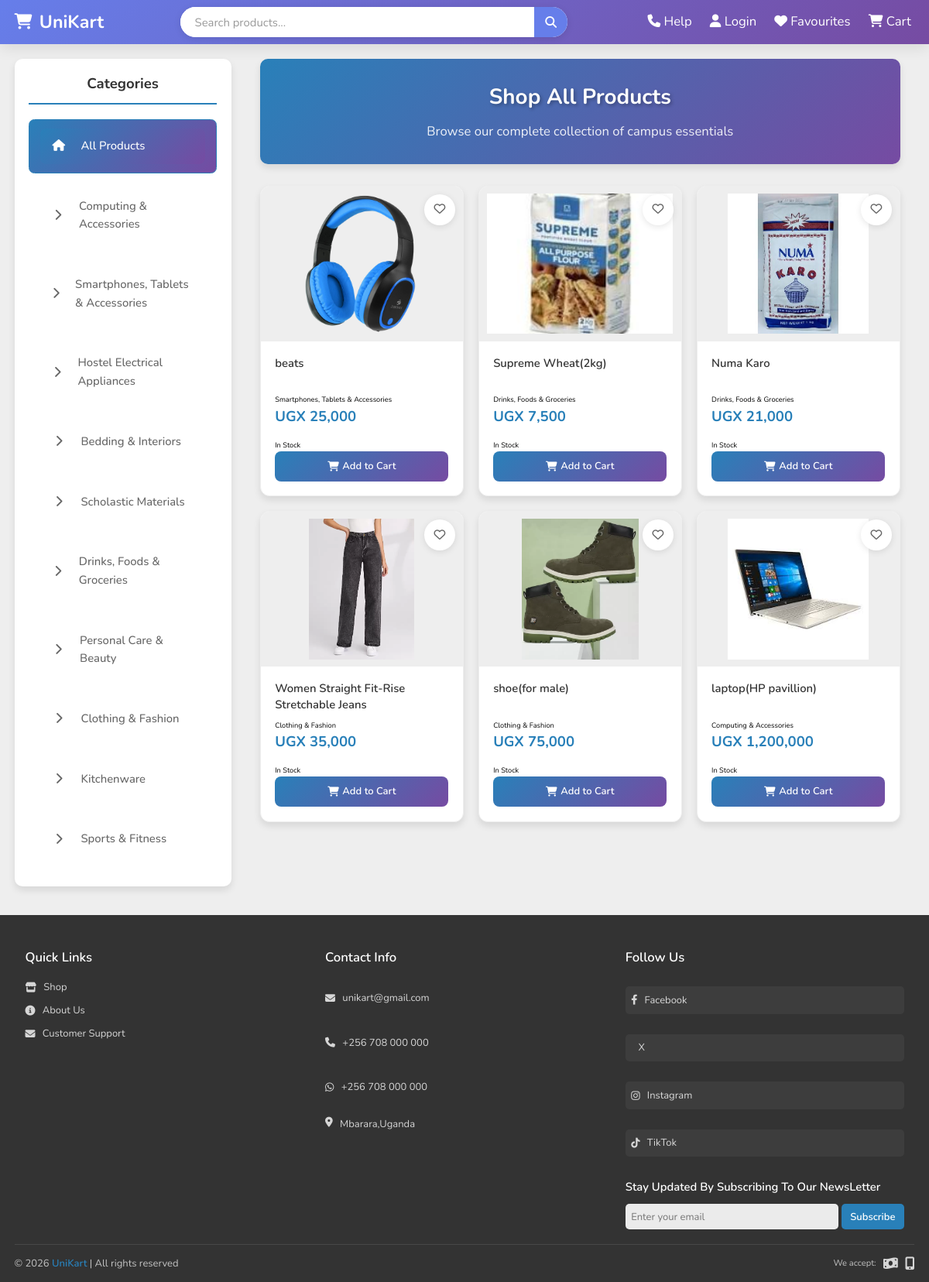
The page /legacy/shop.php on the database its author committed.
### tables this page shows
CREATE TABLE IF NOT EXISTS `products` (
  `product_id` int NOT NULL AUTO_INCREMENT,
  `supplier_id` int DEFAULT NULL,
  `category` varchar(100) DEFAULT NULL,
  `name` varchar(100) DEFAULT NULL,
  `description` text,
  `price` decimal(10,2) DEFAULT NULL,
  `stock` int DEFAULT NULL,
  `image_url` varchar(255) DEFAULT NULL,
  `created_at` timestamp NOT NULL DEFAULT CURRENT_TIMESTAMP,
  `hot_deal` tinyint(1) DEFAULT '0',
  `featured` tinyint(1) DEFAULT '0',
  PRIMARY KEY (`product_id`),
  KEY `supplier_id` (`supplier_id`)
);

### legacy/shop.php (the view, shortened to what this page needs)
<?php
include 'components/connect.php';
if(isset($_SESSION['user_id'])){
   $user_id = $_SESSION['user_id'];
}else{
   $user_id = '';
};
$user_wishlist = [];
$category_filter = isset($_GET['category']) ? $_GET['category'] : '';
$sort = isset($_GET['sort']) ? $_GET['sort'] : 'newest';
$categories = [
    'computing' => 'Computing & Accessories',
    'smartphones' => 'Smartphones, Tablets & Accessories',
    'appliances' => 'Hostel Electrical Appliances',
    'bedding' => 'Bedding & Interiors',
    'scholastic' => 'Scholastic Materials',
    'groceries' => 'Drinks, Foods & Groceries',
    'personal' => 'Personal Care & Beauty',
    'clothing' => 'Clothing & Fashion',
    'kitchenware' => 'Kitchenware',
    'sports' => 'Sports & Fitness'
];
?>
<!DOCTYPE html>
<html lang="en">
<head>
   <link rel="stylesheet" href="https://cdnjs.cloudflare.com/ajax/libs/font-awesome/6.1.1/css/all.min.css">
   <link rel="stylesheet" href="css/style.css">
</head>
<body>
<?php
if(isset($_SESSION['user_id']) && $_SESSION['user_id'] != '') {
    include 'components/user_header.php';
} else {
    include 'components/guest_user_header.php';
}
?>
<div class="modern-layout">
    <aside class="modern-sidebar">
        <h3>Categories</h3>
        <ul class="modern-category-list">
            <li class="modern-category-item <?= $category_filter === '' ? 'active' : '' ?>">
                <a href="shop.php">
                    <i class="fas fa-home"></i>
                    <span>All Products</span>
                </a>
            </li>
            <?php foreach($categories as $value => $label): ?>
            <li class="modern-category-item <?= $category_filter === $value ? 'active' : '' ?>">
                <a href="shop.php?category=<?= $value ?>">
                    <i class="fas fa-chevron-right"></i>
                    <span><?= $label ?></span>
                </a>
            </li>
            <?php endforeach; ?>
        </ul>
    </aside>
    <main class="modern-content">
        <div class="welcome-banner">
            <h1>Shop All Products</h1>
            <p>Browse our complete collection of campus essentials</p>
        </div>
        <div class="modern-products-grid">
   <?php
   $query = "SELECT * FROM `products` WHERE 1=1";
   $params = [];
   $query .= " ORDER BY ";
   switch($sort){
      case 'newest':
      default:
         $query .= "created_at DESC, product_id DESC";
         break;
   }
   $select_products = $conn->prepare($query);
   $select_products->execute($params);
   if($select_products->rowCount() > 0){
      while($fetch_product = $select_products->fetch(PDO::FETCH_ASSOC)){
         $is_favorited = in_array($fetch_product['product_id'], $user_wishlist);
   ?>
   <form action="" method="post" class="modern-product-card">
      <div class="modern-product-image">
         <?php
         $image_file = $fetch_product['image_url'] ?? '';
         $image_path = "uploaded_img/" . $image_file;
         if(!empty($image_file) && file_exists($image_path)):
         ?>
            <img src="<?= $image_path ?>" alt="<?= htmlspecialchars($fetch_product['name']) ?>">
         <?php else: ?>
            <div class="no-image-placeholder">
               <i class="fas fa-image"></i>
            </div>
         <?php endif; ?>
         <?php if($user_id != ''): ?>
         <button type="submit" name="add_to_wishlist" class="modern-wishlist-btn <?= $is_favorited ? 'favorited' : '' ?>" <?= $is_favorited ? 'disabled' : '' ?>>
            <i class="<?= $is_favorited ? 'fas' : 'far' ?> fa-heart"></i>
         </button>
         <?php else: ?>
         <a href="user_login.php" class="modern-wishlist-btn">
            <i class="far fa-heart"></i>
         </a>
         <?php endif; ?>
      </div>
      <div class="modern-product-info">
         <div class="modern-product-name"><?= htmlspecialchars($fetch_product['name']) ?></div>
         <div class="modern-product-category"><?= $categories[$fetch_product['category']] ?? $fetch_product['category'] ?></div>
         <div class="modern-product-price">UGX <?= number_format($fetch_product['price']) ?></div>
         <?php if($fetch_product['stock'] > 0): ?>
            <div class="stock-available">In Stock</div>
         <?php else: ?>
            <div class="stock-out">Out of Stock</div>
         <?php endif; ?>
         <div class="modern-product-controls">
            <?php if($fetch_product['stock'] > 0): ?>
               <?php if($user_id != ''): ?>
                  <button type="submit" name="add_to_cart" class="modern-add-cart">
                     <i class="fas fa-shopping-cart"></i> Add to Cart
                  </button>
               <?php else: ?>
                  <a href="user_login.php" class="modern-add-cart" style="display: flex; align-items: center; justify-content: center; gap: 0.5rem;">
                     <i class="fas fa-shopping-cart"></i> Add to Cart
                  </a>
               <?php endif; ?>
            <?php else: ?>
               <button type="button" class="modern-add-cart" disabled style="background: var(--light-color); color: var(--light-color);">
                  <i class="fas fa-times"></i> Out of Stock
               </button>
            <?php endif; ?>
         </div>
      </div>
   </form>
   <?php
      }
   }
   ?>
        </div>
    </main>
</div>
<?php include 'components/footer.php'; ?>
</body>
</html>

### rows shown on the page
products: image_url+name (picture), name "beats", category "Smartphones, Tablets & Accessories", price "25,000", stock "In Stock"
products: image_url (picture), name "Supreme Wheat(2kg)", category "Drinks, Foods & Groceries", price "7,500", stock "In Stock"
products: image_url (picture), name "Numa Karo", category "Drinks, Foods & Groceries", price "21,000", stock "In Stock"
products: image_url (picture), name "Women Straight Fit-Rise Stretchable Jeans", category "Clothing & Fashion", price "35,000", stock "In Stock"
products: image_url (picture), name "shoe(for male)", category "Clothing & Fashion", price "75,000", stock "In Stock"
products: image_url (picture), name "laptop(HP pavillion)", category "Computing & Accessories", price "1,200,000", stock "In Stock"

### other values the page prints
$label "Computing & Accessories"
$label "Smartphones, Tablets & Accessories"
$label "Hostel Electrical Appliances"
$label "Bedding & Interiors"
$label "Scholastic Materials"
$label "Drinks, Foods & Groceries"
$label "Personal Care & Beauty"
$label "Clothing & Fashion"
$label "Kitchenware"
$label "Sports & Fitness"
